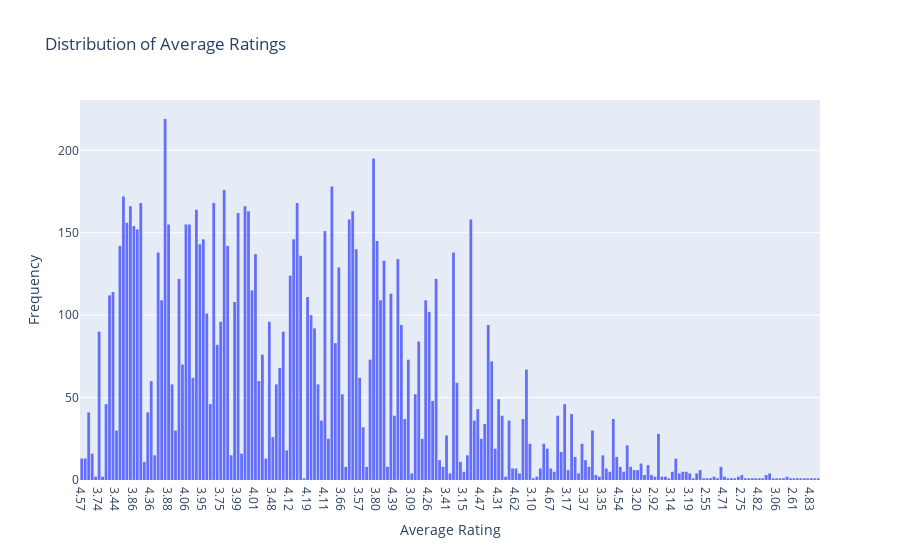

Source (notebook cell):
### Code cell
fig = px.histogram(data, x='average_rating', 
                   nbins=30, 
                   title='Distribution of Average Ratings')
fig.update_xaxes(title_text='Average Rating')
fig.update_yaxes(title_text='Frequency')
fig.show()

### Figure 1 — Plotly figure (JSON) as saved in the notebook; plotly's stock layout.template omitted (floating-point values rounded to 4 significant figures; data arrays with more than 128 entries replaced by an {"elided": "..."} marker saying what was removed)
{"data": [{"alignmentgroup": "True", "bingroup": "x", "hovertemplate": "average_rating=%{x}<br>count=%{y}<extra></extra>", "legendgroup": "", "marker": {"color": "#636efa", "pattern": {"shape": ""}}, "name": "", "nbinsx": 30, "offsetgroup": "", "orientation": "v", "showlegend": false, "type": "histogram", "x": {"elided": "11127 str values"}, "xaxis": "x", "yaxis": "y"}], "layout": {"barmode": "relative", "legend": {"tracegroupgap": 0}, "title": {"text": "Distribution of Average Ratings"}, "xaxis": {"anchor": "y", "domain": [0, 1], "title": {"text": "Average Rating"}}, "yaxis": {"anchor": "x", "domain": [0, 1], "title": {"text": "Frequency"}}}}
